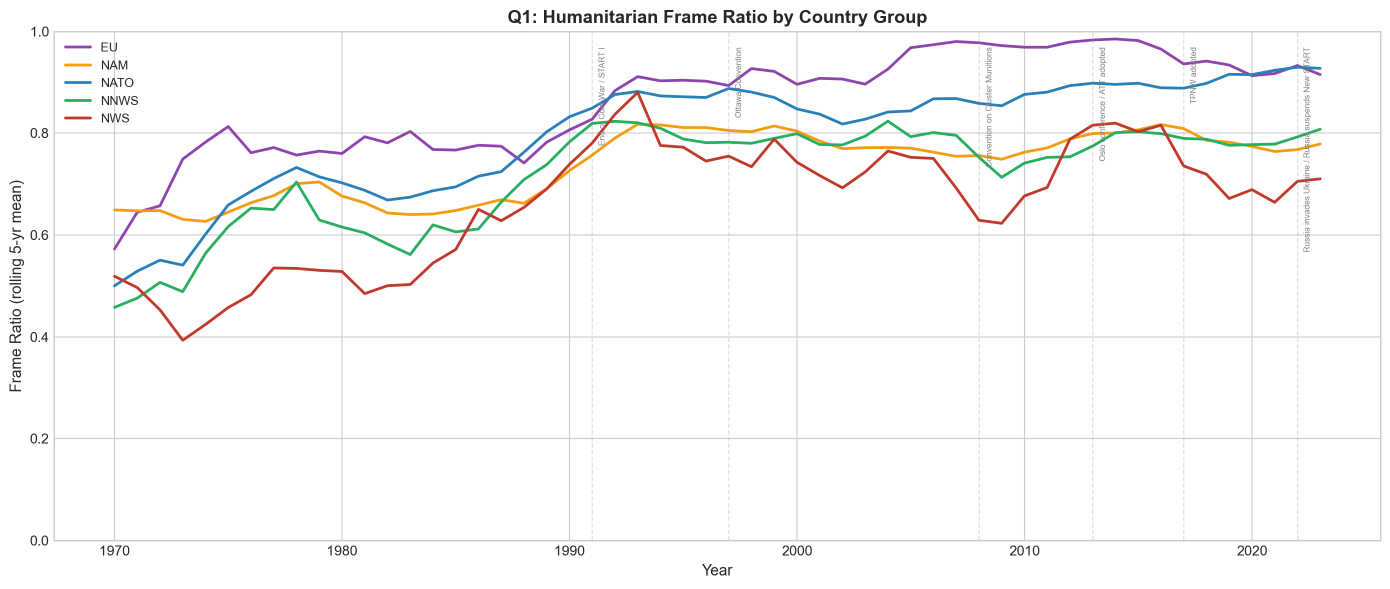
#> input picture reports/q1_by_group.png, 2780 x 1177 px (shown at 1/2 size)
$ python -i q6_drones_autonomous.py   (imports and definitions only)
#> lines starting #> are read from the running program, lines starting #| are printed output that depends on the picture
"""
Q6: Drones and Autonomous Weapons -- Rhetoric-Action Gap Analysis

Analyses:
6a. Drone keyword extraction from UNGDC speeches
6b. Drone rhetoric trajectory (embedding similarity to LAWS/drone anchors)
6c. Drone transfer data (SIPRI trade register parsing)
6d. Rhetoric-transfer gap (cross-reference 6a+6b with 6c)
6e. UNGA votes on LAWS/drone resolutions
6f. ATT ratifier behavior on drones (overlay SIPRI drone transfers on ATT status)
6g. Panel regression dataset
6h. Rhetoric-transfer OLS regressions
"""
import os
import numpy as np
import pandas as pd

from src.data.groups import ATT_PARTIES, get_treaty_status, get_binary_regime
from src.shared.lexicons import DRONE_AUTONOMOUS, count_matches
from src.shared.embeddings import cosine_sim

OUTPUT_DIR = "output/q6"

_SIPRI_NAME_TO_ISO3 = {
    "Afghanistan": "AFG", "Albania": "ALB", "Algeria": "DZA", "Angola": "AGO",
    "Argentina": "ARG", "Armenia": "ARM", "Australia": "AUS", "Austria": "AUT",
    "Azerbaijan": "AZE", "Bahrain": "BHR", "Bangladesh": "BGD", "Belarus": "BLR",
    "Belgium": "BEL", "Bolivia": "BOL", "Bosnia-Herzegovina": "BIH",
    "Botswana": "BWA", "Brazil": "BRA", "Brunei": "BRN", "Bulgaria": "BGR",
    "Burkina Faso": "BFA", "Cambodia": "KHM", "Cameroon": "CMR", "Canada": "CAN",
    "Chad": "TCD", "Chile": "CHL", "China": "CHN", "Colombia": "COL",
    "Congo": "COG", "Costa Rica": "CRI", "Croatia": "HRV", "Cuba": "CUB",
    "Cyprus": "CYP", "Czechia": "CZE", "DR Congo": "COD", "Denmark": "DNK",
    "Dominican Republic": "DOM", "Ecuador": "ECU", "Egypt": "EGY",
    "El Salvador": "SLV", "Eritrea": "ERI", "Estonia": "EST", "Ethiopia": "ETH",
    "Finland": "FIN", "France": "FRA", "Georgia": "GEO", "Germany": "DEU",
    "Ghana": "GHA", "Greece": "GRC", "Guatemala": "GTM", "Guinea": "GIN",
    "Hungary": "HUN", "India": "IND", "Indonesia": "IDN", "Iran": "IRN",
    "Iraq": "IRQ", "Ireland": "IRL", "Israel": "ISR", "Italy": "ITA",
    "Ivory Coast": "CIV", "Japan": "JPN", "Jordan": "JOR", "Kazakhstan": "KAZ",
    "Kenya": "KEN", "Kuwait": "KWT", "Kyrgyzstan": "KGZ", "Laos": "LAO",
    "Latvia": "LVA", "Lebanon": "LBN", "Libya": "LBY", "Lithuania": "LTU",
    "Malaysia": "MYS", "Mali": "MLI", "Mauritania": "MRT", "Mexico": "MEX",
    "Moldova": "MDA", "Mongolia": "MNG", "Morocco": "MAR", "Mozambique": "MOZ",
    "Myanmar": "MMR", "Namibia": "NAM", "Nepal": "NPL", "Netherlands": "NLD",
    "New Zealand": "NZL", "Nicaragua": "NIC", "Niger": "NER", "Nigeria": "NGA",
    "North Korea": "PRK", "North Macedonia": "MKD", "Norway": "NOR",
    "Oman": "OMN", "Pakistan": "PAK", "Panama": "PAN", "Paraguay": "PRY",
    "Peru": "PER", "Philippines": "PHL", "Poland": "POL", "Portugal": "PRT",
    "Qatar": "QAT", "Romania": "ROU", "Russia": "RUS", "Rwanda": "RWA",
    "Saudi Arabia": "SAU", "Senegal": "SEN", "Serbia": "SRB",
    "Sierra Leone": "SLE", "Singapore": "SGP", "Slovakia": "SVK",
    "Slovenia": "SVN", "Somalia": "SOM", "South Africa": "ZAF",
    "South Korea": "KOR", "South Sudan": "SSD", "Spain": "ESP",
    "Sri Lanka": "LKA", "Sudan": "SDN", "Sweden": "SWE", "Switzerland": "CHE",
    "Syria": "SYR", "Taiwan": "TWN", "Tajikistan": "TJK", "Tanzania": "TZA",
    "Thailand": "THA", "Togo": "TGO", "Trinidad and Tobago": "TTO",
    "Tunisia": "TUN", "Turkiye": "TUR", "Turkey": "TUR",
    "Turkmenistan": "TKM", "UAE": "ARE", "Uganda": "UGA", "Ukraine": "UKR",
    "United Kingdom": "GBR", "United States": "USA", "Uruguay": "URY",
    "Uzbekistan": "UZB", "Venezuela": "VEN", "Viet Nam": "VNM",
    "Vietnam": "VNM", "Yemen": "YEM", "Zambia": "ZMB", "Zimbabwe": "ZWE",
    "Soviet Union": "RUS", "Czechoslovakia": "CZE", "Yugoslavia": "SRB",
    "Serbia and Montenegro": "SRB",
}

DRONE_WEAPON_PATTERNS = ["drone", "UAV", "unmanned", "UCAV", "remotely piloted", "loitering munition"]

TREATY_ANCHOR_KEYS_Q6 = {
    "laws_drones": "laws_drones_2023",
    "att_drones": "att_drones_2013",
}


# ---------------------------------------------------------------------------
# 6a. Drone Keyword Extraction
# ---------------------------------------------------------------------------

# [418 lines left out: functions compute_drone_keywords, compute_drone_rhetoric_trajectory, parse_drone_transfers, compute_rhetoric_transfer_gap, compute_laws_voting, compute_att_drone_behavior and 2 more, not called in this run]


# ---------------------------------------------------------------------------
# Main entry point
# ---------------------------------------------------------------------------

def run_q6(data: dict) -> dict:
    """Run all Q6 sub-analyses."""
    os.makedirs(OUTPUT_DIR, exist_ok=True)
    results = {}

    corpus = data.get("corpus", pd.DataFrame())
    cy_emb = data.get("country_year_embeddings", pd.DataFrame())
    anchor_emb = data.get("anchor_embeddings", {})
    trade_reg = data.get("trade_register", pd.DataFrame())
    voting = data.get("voting", pd.DataFrame())
    frame_scores = data.get("frame_scores", pd.DataFrame())
    vdem = data.get("vdem", pd.DataFrame())

    # 6a
    print("[Q6] 6a: Drone keyword extraction...")
    kw = compute_drone_keywords(corpus)
    kw.to_csv(os.path.join(OUTPUT_DIR, "drone_keyword_extraction.csv"), index=False)
    results["drone_keywords"] = kw
    print(f"[Q6] Saved drone_keyword_extraction.csv ({len(kw)} country-year rows with drone mentions)")

    # 6b
    print("[Q6] 6b: Drone rhetoric trajectory...")
    traj = compute_drone_rhetoric_trajectory(cy_emb, anchor_emb)
    if not traj.empty:
        traj.to_csv(os.path.join(OUTPUT_DIR, "drone_rhetoric_trajectory.csv"), index=False)
    results["drone_trajectory"] = traj
    print(f"[Q6] Saved drone_rhetoric_trajectory.csv ({len(traj)} rows)")

    # 6c
    print("[Q6] 6c: Drone transfer data (SIPRI)...")
    transfers = parse_drone_transfers(trade_reg)
    if not transfers.empty:
        transfers.to_csv(os.path.join(OUTPUT_DIR, "drone_transfers.csv"), index=False)
        n_exp = len(transfers[transfers["role"] == "exporter"])
        n_imp = len(transfers[transfers["role"] == "importer"])
        print(f"[Q6] Saved drone_transfers.csv ({n_exp} export deals, {n_imp} import deals)")
    else:
        print("[Q6] No drone transfers found in trade register.")
    results["drone_transfers"] = transfers

    # 6d
    print("[Q6] 6d: Rhetoric-transfer gap...")
    gap = compute_rhetoric_transfer_gap(kw, traj, transfers, vdem)
    if not gap.empty:
        gap.to_csv(os.path.join(OUTPUT_DIR, "rhetoric_transfer_gap.csv"), index=False)
    results["rhetoric_transfer_gap"] = gap
    print(f"[Q6] Saved rhetoric_transfer_gap.csv ({len(gap)} rows)")

    # 6e
    print("[Q6] 6e: UNGA votes on LAWS resolutions...")
    laws_votes = compute_laws_voting(voting)
    if not laws_votes.empty:
        laws_votes.to_csv(os.path.join(OUTPUT_DIR, "laws_voting_patterns.csv"), index=False)
    results["laws_voting"] = laws_votes
    print(f"[Q6] Saved laws_voting_patterns.csv ({len(laws_votes)} rows)")

    # 6f
    print("[Q6] 6f: ATT ratifier drone export behavior...")
    att_drone = compute_att_drone_behavior(transfers)
    if not att_drone.empty:
        att_drone.to_csv(os.path.join(OUTPUT_DIR, "att_drone_behavior.csv"), index=False)
    results["att_drone_behavior"] = att_drone
    print(f"[Q6] Saved att_drone_behavior.csv ({len(att_drone)} rows)")

    # 6g
    print("[Q6] 6g: Panel dataset...")
    panel = build_panel_dataset(kw, traj, transfers, voting, frame_scores, vdem)
    panel.to_csv(os.path.join(OUTPUT_DIR, "panel_dataset_drones.csv"), index=False)
    results["panel_dataset_drones"] = panel
    print(f"[Q6] Saved panel_dataset_drones.csv ({len(panel)} rows)")

    # 6h
    print("[Q6] 6h: Rhetoric-transfer regressions...")
    regressions = compute_rhetoric_transfer_regression(panel)
    if not regressions.empty:
        regressions.to_csv(os.path.join(OUTPUT_DIR, "rhetoric_transfer_regressions.csv"), index=False)
    results["regressions"] = regressions
    print(f"[Q6] Saved rhetoric_transfer_regressions.csv ({len(regressions)} models)")

    print("[Q6] Complete.")
    return results

>>> import cv2
>>> picture = cv2.imread('../../reports/q1_by_group.png', cv2.IMREAD_GRAYSCALE)
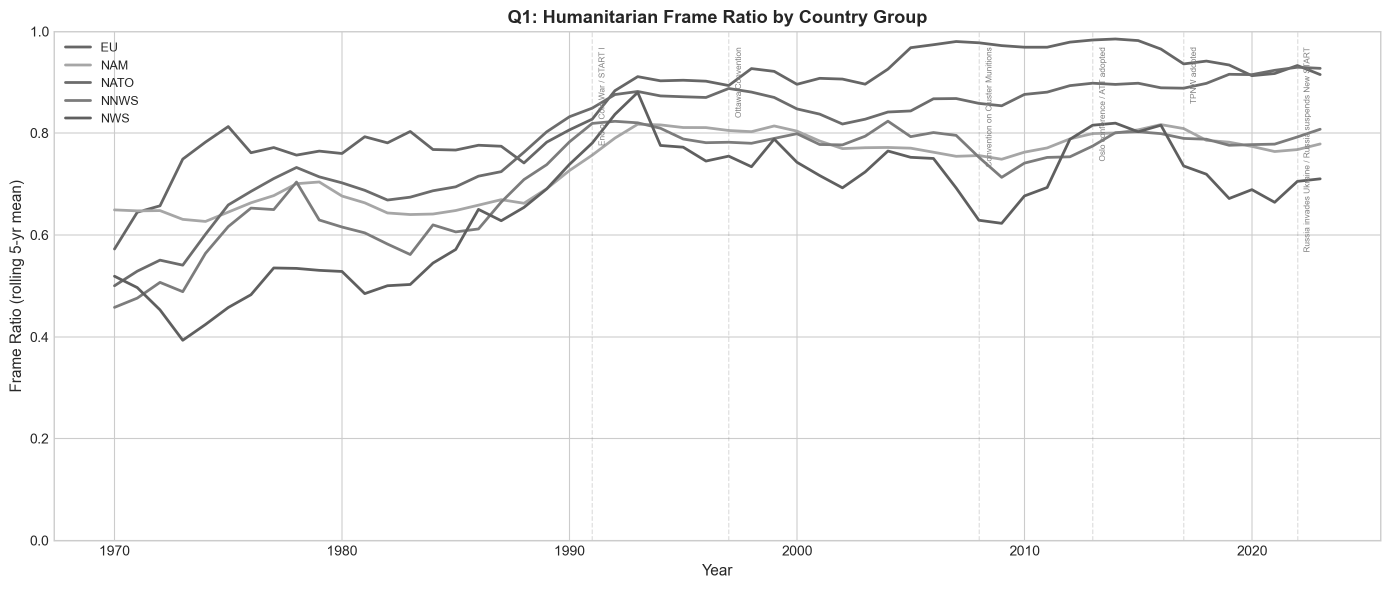
#> picture: shape (1177, 2780) (shown at 1/2 size); min 38, max 255, mean 249.5
#> (the run stopped early here; a loop or call above may not have finished)

$ run again, on reports/q2_embedding_gap.png
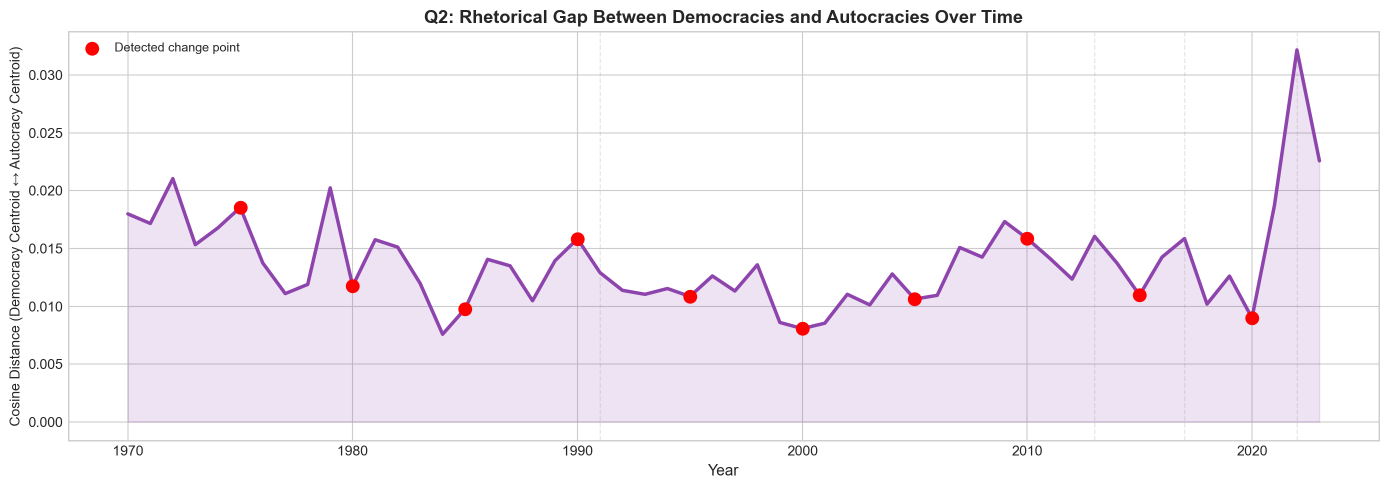
#> input picture reports/q2_embedding_gap.png, 2777 x 977 px (shown at 1/2 size)
#> `picture = cv2.imread('../../reports/q1_by_group.png', cv2.IMREAD_GRAYS..`:
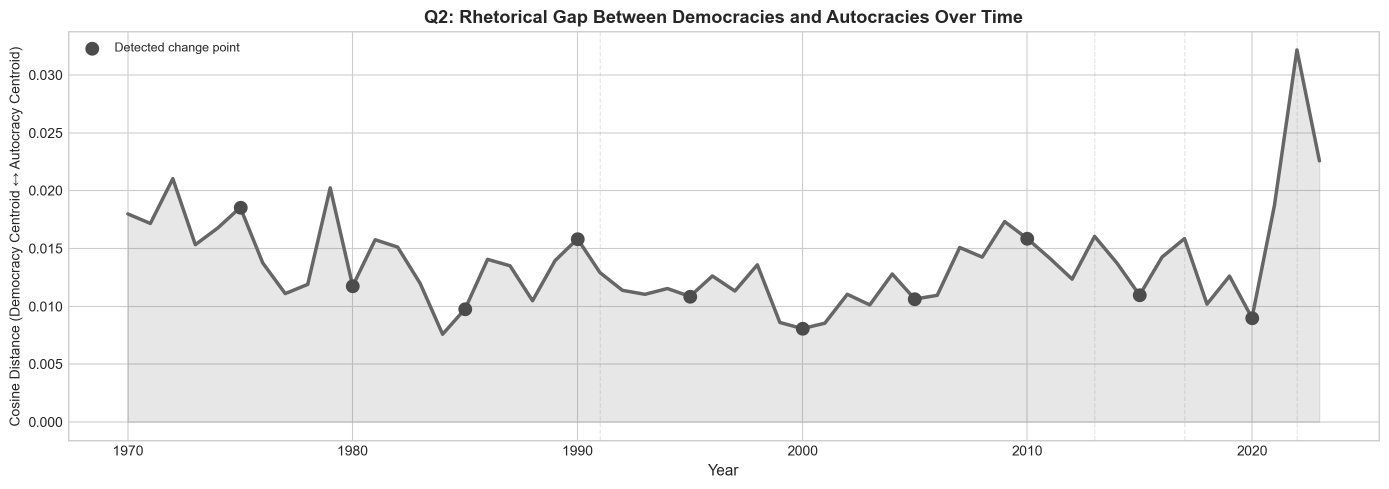
#> picture: shape (977, 2777) (shown at 1/2 size); min 38, max 255, mean 243.1

$ run again, on reports/q3_cross_treaty.png
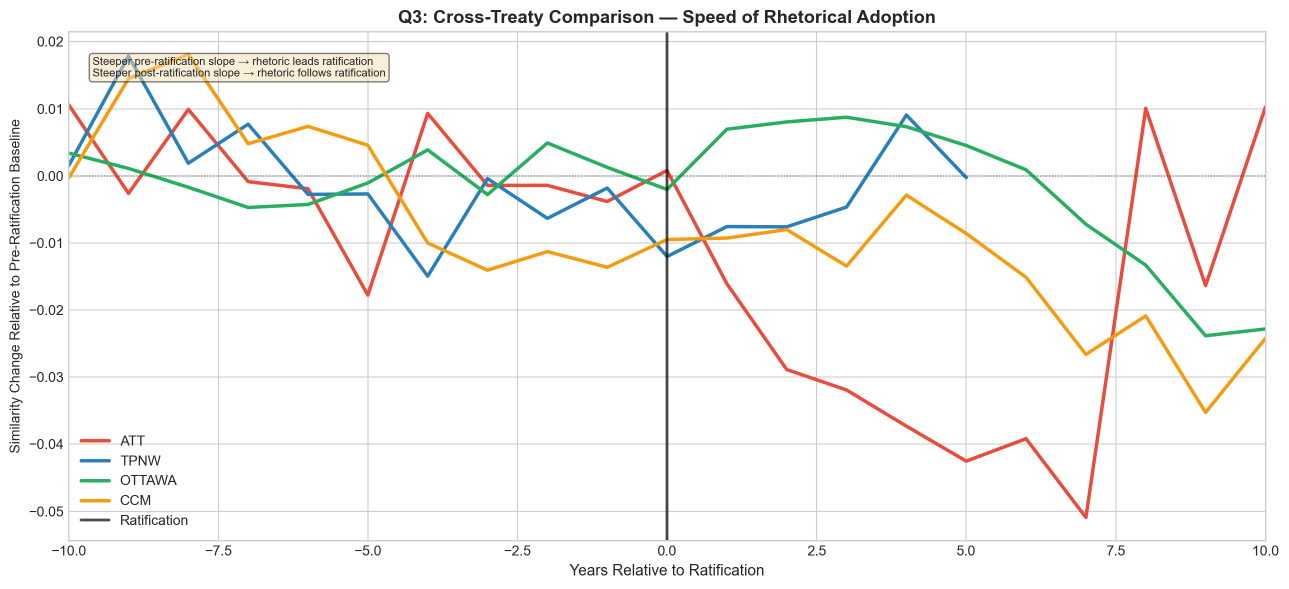
#> input picture reports/q3_cross_treaty.png, 2577 x 1177 px (shown at 1/2 size)
#> `picture = cv2.imread('../../reports/q1_by_group.png', cv2.IMREAD_GRAYS..`:
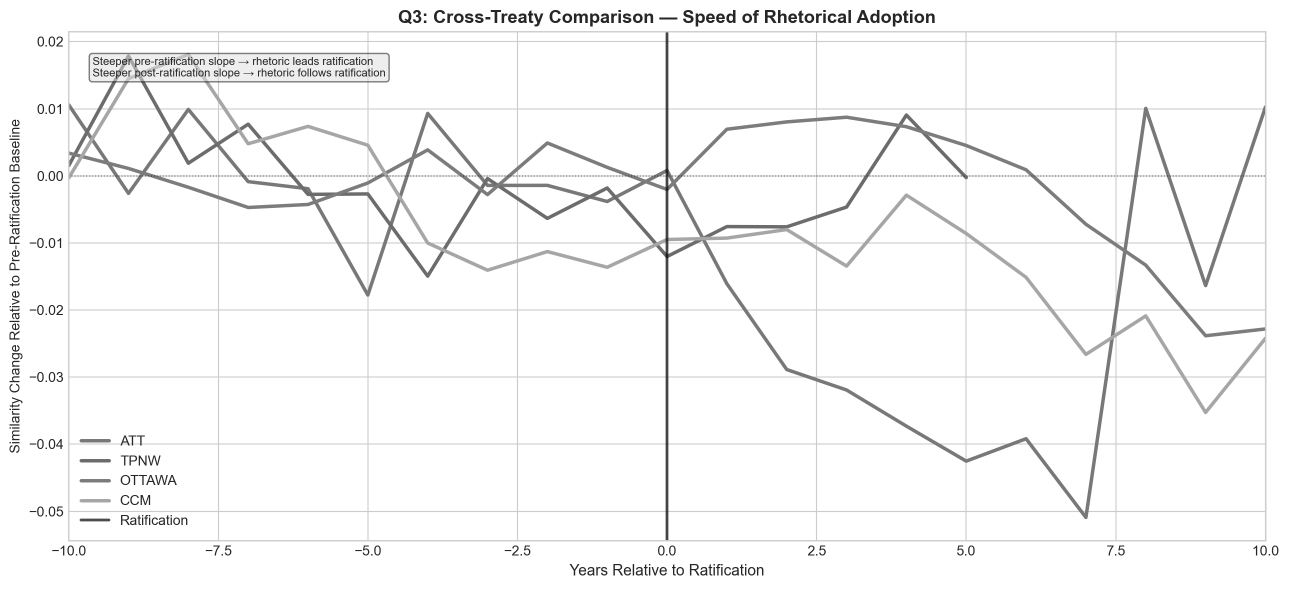
#> picture: shape (1177, 2577) (shown at 1/2 size); min 30, max 255, mean 247.2
